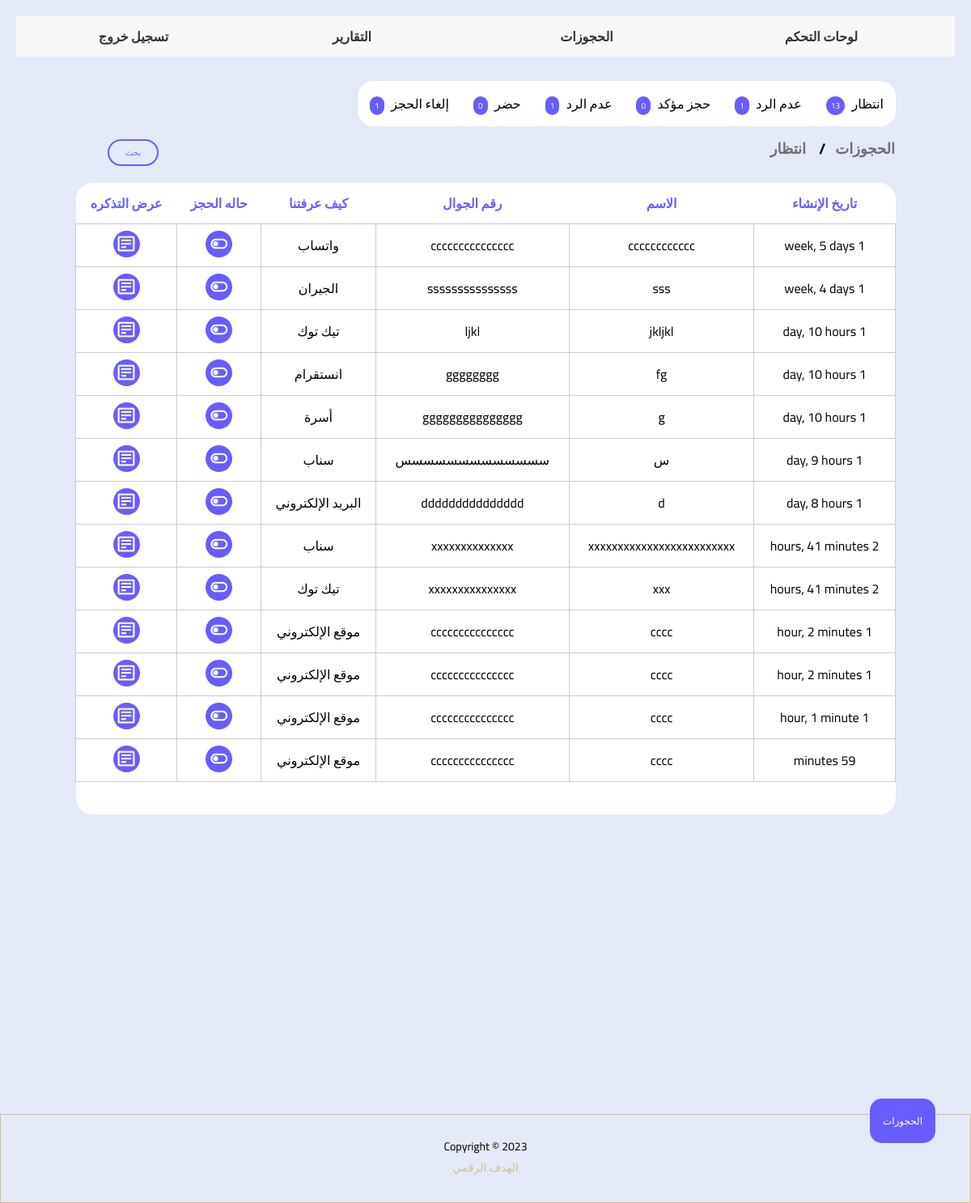
The page /Dashboard/Appointment_waiting/ (signed in) on the database its author committed.
### webs/models.py (models this page shows)
class Appointment(models.Model):
    Undefined = "كيف عرفتنا"
    insurance = 'تأمين'
    Friend = 'صديق '
    family = 'أسرة'
    neighbors = 'الجيران'
    Google = 'جوجل '
    Whatsapp = 'واتساب'
    snapchat = 'سناب'
    Instagram = 'انستقرام'
    Twitter = 'تويتر'
    Facebook = 'فيس بوك '
    ticktock = 'تيك توك'
    YouTube = 'يوتيوب '
    Email = 'البريد الإلكتروني'
    Site = 'موقع'
    other = 'آخر'
    CHOICES_knew = (
        (Undefined, "كيف عرفتنا"),
        (insurance, 'تأمين'),
        (Friend, 'صديق '),
        (family, 'أسرة'),
        (neighbors, 'الجيران'),
        (Google, 'جوجل '),
        (Whatsapp, 'واتساب'),
        (snapchat, 'سناب'),
        (Instagram, 'انستقرام'),
        (Twitter, 'تويتر'),
        (Facebook, 'فيس بوك '),
        (ticktock, 'تيك توك'),
        (YouTube, 'يوتيوب '),
        (Email, 'البريد الإلكتروني'),
        (Site, ' موقع الإلكتروني'),
        (other, 'آخر'),
    )
    waiting = 'انتظار'
    Inquiries="الاستفسار"
    notanswering= 'عدم الرد'
    cancel ='إلغاءحجزه'
    confirmed="حجز مؤكد"
    Visit =  'حضر'
    STATUS_CHOICES = (('waiting','انتظار'),('inquiries', 'الاستفسار'),('cancel', 'إلغاءحجزه'),('notanswering', 'عدم الرد'),('confirmed', 'حجز مؤكد'),    ('visit', 'حضر'),)
    created_at = models.DateTimeField(auto_now_add=True)
    name = models.CharField(max_length=100)
    phone = models.CharField(max_length=15)
    service=models.ManyToManyField(Service,blank=True)
    web = models.ForeignKey(WEB, on_delete=models.CASCADE, blank=True, null=True)
    knew_from = models.CharField(max_length=50, choices=CHOICES_knew, blank=True, null=True)
    status_appointment =models.CharField(max_length=30, choices=STATUS_CHOICES , default=waiting)
    note = models.CharField(max_length=500, blank=True, null=True)

### Dashboard/views.py (the view)
@login_required
def Appointment_waiting(request):
   user = request.user
   weB = WEB.objects.filter(Employee_WEB=user)
   appointments = Appointment.objects.filter(web__Employee_WEB=user, status_appointment='انتظار')
   booking_filter = BookingFilter(request.GET, queryset=appointments)
   count_inquiries = Appointment.objects.filter(web__Employee_WEB=user, status_appointment='inquiries').count()
   count_waiting = Appointment.objects.filter(web__Employee_WEB=user, status_appointment='انتظار').count()
   count_notanswering = Appointment.objects.filter(web__Employee_WEB=user, status_appointment='notanswering').count()
   count_confirmed = Appointment.objects.filter(web__Employee_WEB=user, status_appointment='confirmed').count()
   count_visit = Appointment.objects.filter(web__Employee_WEB=user, status_appointment='visit').count()
   count_cancel = Appointment.objects.filter(web__Employee_WEB=user, status_appointment='cancel').count()
   title = 'انتظار'
   context = {
    'title': title,
    'Bookingfilter': booking_filter,
    'weB':weB,
    'count_waiting': count_waiting,
    'count_inquiries': count_inquiries,
    'count_notanswering': count_notanswering,
    'count_confirmed': count_confirmed,
    'count_visit': count_visit,
    'count_cancel': count_cancel,
   }
   return render(request, 'waiting.html', context)

### templates/waiting.html (shortened to what this page needs)
{% extends "base.html" %}
{% load static%}
{% load bootstrap4 %}
{% block content %}
<html dir="rtl" lang="ar">
<link rel="stylesheet" href="{%static 'css/APP.css' %}">
<link href='https://unpkg.com/boxicons@2.1.1/css/boxicons.min.css' rel='stylesheet'>
<section class="home">
<div class="dropdown">
<button onclick="dropbtnFunction()" class="dropbtn">الحجوزات</button>
</div>
<div  class="page">
<div class="dask">
<div class="tab">
<a href="{% url 'Dashboard:Appointment_waiting' %} " >
<button class="tablinks" >   انتظار
<samp class="notif" >  {{count_waiting}}</samp>
</button> </a>
<a href="{% url 'Dashboard:Appointment_notanswering' %} " >
<button class="tablinks"  > عدم الرد
<samp class="notif" > {{count_notanswering}}</samp>
</button> </a>
<a href=" {% url 'Dashboard:Appointment_confirmed' %} " >
<button class="tablinks"  > حجز مؤكد
<samp class="notif" >  {{count_confirmed}}</samp>
</button> </a>
<a href="{% url 'Dashboard:Appointment_notanswering' %}" >
<button class="tablinks"  >  عدم الرد
<samp class="notif" > {{count_notanswering}}</samp>
</button> </a>
<a href="{% url 'Dashboard:Appointment_visit' %}" >
<button class="tablinks"  >حضر
<samp class="notif" > {{count_visit}}</samp>
</button> </a>
<a href="{% url 'Dashboard:Appointment_cancel' %}" >
<button class="tablinks"  >  إلغاء الحجز
<samp class="notif" >  {{count_cancel}}</samp>
</button> </a>
</div>
<div style="width: 100% ;   float: right; ">
<div style="width:50%;  float: right; ">
<h3 style="text-align: right;">
<ul class="breadcrumb">
<li style="color: var(--text-color);">  الحجوزات </li>
<li style="color: var(--text-color);"> {{title}} </li>
</ul></h3> </div>
<div style="width:50%; float: right;  ">
<div style="width:110px; float: left; padding-top: 15px;margin-left: 8px;    ">
<button class="btn info" onclick="openNav()" > بحث </button>
</div>
</div></div> <br>
<div style="overflow-x:auto;   padding: 15px;border-radius: 10px; padding-bottom: 300px; ">
<table class="tablecard" >
 <tr style=" margin : 15px; ">
 <th style="border-radius: 0px 20px 0px 0px;color:var(--primary-color);background-color: #fff;padding: 10px;">  تاريخ الإنشاء</th>
 <th style="color:var(--primary-color);background-color: #fff;padding: 10px;"> الاسم</th>
<th style="color:var(--primary-color);background-color: #fff;padding: 10px;"> رقم الجوال </th>
<th style="color:var(--primary-color);background-color: #fff;padding: 10px;"> كيف عرفتنا </th>
<th style="color:var(--primary-color);background-color: #fff;padding: 10px;"> حاله الحجز</th>
<th style="border-radius:20px  0px 0px 0px;color:var(--primary-color); background-color: #fff; padding: 10px;">عرض التذكره</th>
</tr>
{% for data in Bookingfilter.qs   %}
<tr>
<td class="tdcard">{{ data.created_at|timesince}}</td>
<td class="tdcard" > {{ data.name }}</td>
<td class="tdcard" > {{ data.phone }}</td>
<td class="tdcard" >{{ data.get_knew_from_display }}</td>
<td class="tdcard">
<div class="dropdown">
<samp onclick="toggleDropdown('{{data.id}}')">
<i class="bx bx-toggle-left toggle" id="spoticoncard"></i>
</samp>
 </div></td>
<td class="tdcard"><samp onclick="document.getElementById('{{data.id}}').style.display='block'" >
  <i class="bx bx-detail toggle"  id="spoticoncard"  ></i></samp>
 </td> </tr>
  {% empty %}
 <h2  style ="text-align:center; padding-top:50px; color: var(--primary-color);">
لا توجد مواعيد متاحة</h2>
  {% endfor %}
<th style="background-color: #fff;border-radius: 0px 0px  20px  0px; "></th>
<th style="padding: 20px; background-color: #fff;"></th>
<th style="padding: 20px; background-color: #fff;"></th>
<th style="padding: 20px; background-color: #fff;"></th>
<th style="padding: 20px; background-color: #fff;"></th>
<th style="background-color: #fff;border-radius:  0px 0px  0px  20px; "></th></table></div>
</div>
    </section>
{% endblock %}

### templates/base.html (shortened to what this page needs)
<!DOCTYPE html>
<html dir="rtl" lang="ar">
<head>
</head>
<body>
  <main class="container_body">
    <nav>
      <ul class="nav-links">
        <li><a href="{% url 'Dashboard:dashboard' %}">  لوحات التحكم  </a></li>
        <li><a href="{% url 'Dashboard:Appointment_waiting' %}"> الحجوزات</a></li>
        <li><a href="{% url 'Dashboard:Report' %}"> التقارير</a></li>
          <li class="list-group-item"><a href="{% url 'User:logout' %}">تسجيل خروج</a></li>
      </ul>
    </nav>
    {% block content %}
    {% endblock %}
  </main>
<footer style="  align-items: center;border: 1px solid #d1c091;   ">
{% block footer %}
 <div class="col-md-12" style=" text-align: center; font-size: 14px;"><br><span>   Copyright ©  2023   </span>
</div>    <div class="col-md-12" style=" text-align: center; font-size: 14px;">    <a  class="aa" href="https://wa.me/+966551808768">  الهدف الرقمي</a>   </div>  </div>   <br>
    {% endblock %}
  </footer>
</body>
</html>

### static/css/APP.css (style rules this page uses)
.page { width: 90%; margin: auto; margin-bottom: 50px; }
.tab { float: right; overflow: hidden; background: var(--sidebar-color); margin-right: 15px; border-radius: 20px; }
.tab button { background-color: #fff; float: right; border: none; outline: none; cursor: pointer; padding: 13px 15px; transition: 0.3s; font-size: 16px; }
ul.breadcrumb { float: right; padding: 10px 16px; list-style: none; width: 100%; }
ul.breadcrumb li { display: inline; font-size: 18px; }
ul.breadcrumb li+li:before { padding: 8px; color: black; content: "/\00a0"; }
.btn { border: 2px solid black; background-color: #E4E9F7; color: black; padding: 5px 20px; font-size: 16px; cursor: pointer; font-size: 10px; }
.info { border-radius: 50px; border-color: var(--primary-color); color: var(--primary-color); margin-left: 5px; }
* { box-sizing: border-box; }
ul { list-style-type: none; }
.tablecard { border-collapse: collapse; border-spacing: 0; width: 100%; float: right; border-radius: 8px; }
.tdcard { background-color: #fff; border: 1px solid #ccc; margin: 5px; text-align: center; padding: 8px; }
#spoticoncard { padding: 4px; background-color: var(--primary-color); border-radius: 50px; color: #fff; font-size:25px; }
.dask { display: block; }
li { color: var(--primary-color); width: 100%; }
.dropbtn { background-color: var(--primary-color); color: white; padding: 16px; font-size: 12px; border: none; cursor: pointer; border-radius: 15px; position: fixed; bottom:5%; margin-right: 2%; }
.dropdown { position: relative; display: inline-block; }

### templates/base.html (style rules this page uses)
* { margin: 0; padding: 0; box-sizing: border-box; font-family: 'Cairo', sans-serif; }
:root { --body-color: #E4E9F7; --sidebar-color: #FFF; --primary-color: #695CFE; --primary-color-light: #F6F5FF; --toggle-color: #DDD; --text-color: #707070; --tran-03: all 0.2s ease; --tran-03: all 0.3s ease; --tran-04: all 0.3s ease; --tran-05: all 0.3s ease; }
body { min-height: 100vh; background-color: var(--body-color); transition: var(--tran-05); }
.page { width: 90%; margin: auto; margin-bottom: 50px; }
.container_body { max-width: 1200px; margin: 0 auto; padding: 20px; }
@media only screen and (min-width: 1025px) and (max-width: 1200px) { .btn { padding: 12px 24px; } }
nav { display: flex; justify-content: space-between; align-items: center; background-color: #f8f8f8; padding: 10px; text-align: center; }
.nav-links { display: flex; list-style: none; margin: 0; padding: 0; align-items: center; width: 100%; }
.nav-links li { margin-right: 20px; }
.nav-links li:last-child { margin-right: 0; }
.nav-links a { color: #333; text-decoration: none; font-weight: bold; font-size: 16px; padding: 10px; border-radius: 5px; }
.aa { color: #d1c091;text-decoration: none; background-color: transparent; font-size: 14px; }

### templates/waiting.html (style rules this page uses)
.notif { background-color: var(--primary-color);margin-right: 5px; color: #fff;border-radius: 50px;font-size:10px; padding:2px 6px 2px 6px ; }

### rows shown on the page
Appointment: created_at "1 week, 5 days", name "cccccccccccc", phone "ccccccccccccccc", knew_from "واتساب"
Appointment: created_at "1 week, 4 days", name "sss", phone "sssssssssssssss", knew_from "الجيران"
Appointment: created_at "1 day, 10 hours", name "jkljkl", phone "ljkl", knew_from "تيك توك"
Appointment: created_at "1 day, 10 hours", name "fg", phone "gggggggg", knew_from "انستقرام"
Appointment: created_at "1 day, 10 hours", name "g", phone "ggggggggggggggg", knew_from "أسرة"
Appointment: created_at "1 day, 9 hours", name "س", phone "سسسسسسسسسسسسس", knew_from "سناب"
Appointment: created_at "1 day, 8 hours", name "d", phone "ddddddddddddddd", knew_from "البريد الإلكتروني"
Appointment: created_at "2 hours, 41 minutes", name "xxxxxxxxxxxxxxxxxxxxxxxxx", phone "xxxxxxxxxxxxxx", knew_from "سناب"
Appointment: created_at "2 hours, 41 minutes", name "xxx", phone "xxxxxxxxxxxxxxx", knew_from "تيك توك"
Appointment: created_at "1 hour, 2 minutes", name "cccc", phone "ccccccccccccccc", knew_from "موقع الإلكتروني"
Appointment: created_at "1 hour, 2 minutes", name "cccc", phone "ccccccccccccccc", knew_from "موقع الإلكتروني"
Appointment: created_at "1 hour, 1 minute", name "cccc", phone "ccccccccccccccc", knew_from "موقع الإلكتروني"
Appointment: created_at "59 minutes", name "cccc", phone "ccccccccccccccc", knew_from "موقع الإلكتروني"

### other values the page prints
{{ count_waiting }} "13"
{{ count_notanswering }} "1"
{{ count_confirmed }} "0"
{{ count_visit }} "0"
{{ count_cancel }} "1"
{{ title }} "انتظار"
